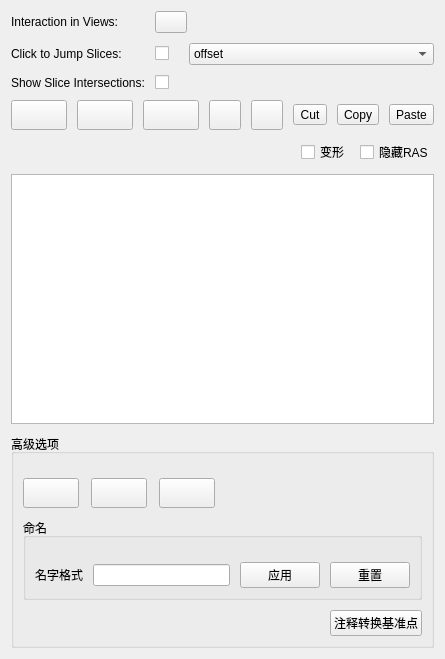
    <widget class="ctkCollapsibleButton" name="controlPointsCollapsibleButton" native="true">
     <property name="text" stdset="0">
      <string>控制点</string>
     </property>
     <property name="collapsed" stdset="0">
      <bool>true</bool>
     </property>
     <layout class="QFormLayout" name="formLayout">
      <property name="horizontalSpacing">
       <number>10</number>
      </property>
      <property name="verticalSpacing">
       <number>10</number>
      </property>
      <item row="0" column="0">
       <widget class="QLabel" name="label_3">
        <property name="text">
         <string>Interaction in Views:</string>
        </property>
       </widget>
      </item>
      <item row="0" column="1">
       <widget class="QPushButton" name="listLockedUnlockedPushButton">
        <property name="sizePolicy">
         <sizepolicy hsizetype="Preferred" vsizetype="Preferred">
          <horstretch>0</horstretch>
          <verstretch>0</verstretch>
         </sizepolicy>
        </property>
        <property name="minimumSize">
         <size>
          <width>30</width>
          <height>0</height>
         </size>
        </property>
        <property name="maximumSize">
         <size>
          <width>32</width>
          <height>32</height>
         </size>
        </property>
        <property name="toolTip">
         <string>Enable/disable all interactions in slice and 3D views.</string>
        </property>
        <property name="text">
         <string/>
        </property>
        <property name="icon">
         <iconset>
          <normaloff>:Icons/Medium/SlicerUnlock.png</normaloff>:Icons/Medium/SlicerUnlock.png</iconset>
        </property>
       </widget>
      </item>
      <item row="1" column="0">
       <widget class="QLabel" name="label">
        <property name="text">
         <string>Click to Jump Slices:</string>
        </property>
       </widget>
      </item>
      <item row="1" column="1">
       <layout class="QHBoxLayout" name="horizontalLayout_2">
        <item>
         <widget class="QCheckBox" name="jumpSlicesCheckBox">
          <property name="text">
           <string/>
          </property>
         </widget>
        </item>
        <item>
         <spacer name="horizontalSpacer_2">
          <property name="orientation">
           <enum>Qt::Horizontal</enum>
          </property>
          <property name="sizeType">
           <enum>QSizePolicy::Fixed</enum>
          </property>
          <property name="sizeHint" stdset="0">
           <size>
            <width>10</width>
            <height>20</height>
           </size>
          </property>
         </spacer>
        </item>
        <item>
         <widget class="QComboBox" name="jumpModeComboBox">
          <property name="sizePolicy">
           <sizepolicy hsizetype="Expanding" vsizetype="Fixed">
            <horstretch>0</horstretch>
            <verstretch>0</verstretch>
           </sizepolicy>
          </property>
          <property name="toolTip">
           <string>Offset: set slice plane position. Centered: set slice plane position and center the slice view on the control point.</string>
          </property>
          <item>
           <property name="text">
            <string>offset</string>
           </property>
          </item>
          <item>
           <property name="text">
            <string>centered</string>
           </property>
          </item>
         </widget>
        </item>
       </layout>
      </item>
      <item row="2" column="0">
       <widget class="QLabel" name="label_2">
        <property name="text">
         <string>Show Slice Intersections:</string>
        </property>
       </widget>
      </item>
      <item row="2" column="1">
       <widget class="ctkCheckBox" name="sliceIntersectionsVisibilityCheckBox">
        <property name="toolTip">
         <string>Show how the other slice planes intersect each slice plane.</string>
        </property>
        <property name="text">
         <string/>
        </property>
       </widget>
      </item>
      <item row="3" column="0" colspan="2">
       <layout class="QHBoxLayout" name="horizontalLayout_6">
        <property name="spacing">
         <number>10</number>
        </property>
        <item>
         <widget class="ctkMenuButton" name="visibilityAllMarkupsInListMenuButton">
          <property name="sizePolicy">
           <sizepolicy hsizetype="Preferred" vsizetype="Preferred">
            <horstretch>0</horstretch>
            <verstretch>0</verstretch>
           </sizepolicy>
          </property>
          <property name="minimumSize">
           <size>
            <width>56</width>
            <height>30</height>
           </size>
          </property>
          <property name="maximumSize">
           <size>
            <width>56</width>
            <height>30</height>
           </size>
          </property>
          <property name="toolTip">
           <string>Toggle visibility flag on all markups in list, use drop down menu to set all to visible or invisible.</string>
          </property>
         </widget>
        </item>
        <item>
         <widget class="ctkMenuButton" name="selectedAllMarkupsInListMenuButton">
          <property name="sizePolicy">
           <sizepolicy hsizetype="Preferred" vsizetype="Preferred">
            <horstretch>0</horstretch>
            <verstretch>0</verstretch>
           </sizepolicy>
          </property>
          <property name="minimumSize">
           <size>
            <width>56</width>
            <height>30</height>
           </size>
          </property>
          <property name="maximumSize">
           <size>
            <width>56</width>
            <height>30</height>
           </size>
          </property>
          <property name="toolTip">
           <string>Toggle selected flag on all markups in list, use drop down menu to set all to selected or deselected.</string>
          </property>
         </widget>
        </item>
        <item>
         <widget class="ctkMenuButton" name="lockAllMarkupsInListMenuButton">
          <property name="sizePolicy">
           <sizepolicy hsizetype="Preferred" vsizetype="Preferred">
            <horstretch>0</horstretch>
            <verstretch>0</verstretch>
           </sizepolicy>
          </property>
          <property name="minimumSize">
           <size>
            <width>56</width>
            <height>30</height>
           </size>
          </property>
          <property name="maximumSize">
           <size>
            <width>56</width>
            <height>30</height>
           </size>
          </property>
          <property name="toolTip">
           <string>Toggle lock flag on all markups in list, use drop down menu to set all to locked or unlocked.</string>
          </property>
         </widget>
        </item>
        <item>
         <widget class="QPushButton" name="deleteMarkupPushButton">
          <property name="enabled">
           <bool>true</bool>
          </property>
          <property name="sizePolicy">
           <sizepolicy hsizetype="Preferred" vsizetype="Preferred">
            <horstretch>0</horstretch>
            <verstretch>0</verstretch>
           </sizepolicy>
          </property>
          <property name="minimumSize">
           <size>
            <width>30</width>
            <height>0</height>
           </size>
          </property>
          <property name="maximumSize">
           <size>
            <width>32</width>
            <height>32</height>
           </size>
          </property>
          <property name="toolTip">
           <string>Delete the highlighted markup(s) from the active list</string>
          </property>
          <property name="text">
           <string/>
          </property>
          <property name="icon">
           <iconset resource="../qSlicerMarkupsModule.qrc">
            <normaloff>:/Icons/MarkupsDeleteSelectedRows.png</normaloff>:/Icons/MarkupsDeleteSelectedRows.png</iconset>
          </property>
         </widget>
        </item>
        <item>
         <widget class="QPushButton" name="deleteAllMarkupsInListPushButton">
          <property name="enabled">
           <bool>true</bool>
          </property>
          <property name="sizePolicy">
           <sizepolicy hsizetype="Preferred" vsizetype="Preferred">
            <horstretch>0</horstretch>
            <verstretch>0</verstretch>
           </sizepolicy>
          </property>
          <property name="minimumSize">
           <size>
            <width>30</width>
            <height>0</height>
           </size>
          </property>
          <property name="maximumSize">
           <size>
            <width>32</width>
            <height>32</height>
           </size>
          </property>
          <property name="toolTip">
           <string>Remove all markups from the active list</string>
          </property>
          <property name="icon">
           <iconset resource="../qSlicerMarkupsModule.qrc">
            <normaloff>:/Icons/MarkupsDeleteAllRows.png</normaloff>:/Icons/MarkupsDeleteAllRows.png</iconset>
          </property>
         </widget>
        </item>
        <item>
         <widget class="QToolButton" name="CutMarkupsToolButton">
          <property name="enabled">
           <bool>true</bool>
          </property>
          <property name="text">
           <string>Cut</string>
          </property>
         </widget>
        </item>
        <item>
         <widget class="QToolButton" name="CopyMarkupsToolButton">
          <property name="enabled">
           <bool>true</bool>
          </property>
          <property name="text">
           <string>Copy</string>
          </property>
         </widget>
        </item>
        <item>
         <widget class="QToolButton" name="PasteMarkupsToolButton">
          <property name="enabled">
           <bool>true</bool>
          </property>
          <property name="text">
           <string>Paste</string>
          </property>
         </widget>
        </item>
       </layout>
      </item>
      <item row="4" column="0" colspan="2">
       <layout class="QHBoxLayout" name="checkBoxesHorizontalLayout">
        <property name="spacing">
         <number>10</number>
        </property>
        <item>
         <spacer name="horizontalSpacer">
          <property name="orientation">
           <enum>Qt::Horizontal</enum>
          </property>
          <property name="sizeHint" stdset="0">
           <size>
            <width>40</width>
            <height>20</height>
           </size>
          </property>
         </spacer>
        </item>
        <item>
         <widget class="QCheckBox" name="transformedCoordinatesCheckBox">
          <property name="toolTip">
           <string>Check to show the transformed coordinates in the table.</string>
          </property>
          <property name="text">
           <string>变形</string>
          </property>
          <property name="checked">
           <bool>false</bool>
          </property>
         </widget>
        </item>
        <item>
         <widget class="QCheckBox" name="hideCoordinateColumnsCheckBox">
          <property name="toolTip">
           <string>Check to hide the coordinate columns in the table, uncheck to show them. Right click in rows to see coordinates.</string>
          </property>
          <property name="text">
           <string>隐藏RAS</string>
          </property>
          <property name="checked">
           <bool>false</bool>
          </property>
         </widget>
        </item>
       </layout>
      </item>
      <item row="5" column="0" colspan="2">
       <widget class="QTableWidget" name="activeMarkupTableWidget">
        <property name="sizePolicy">
         <sizepolicy hsizetype="Expanding" vsizetype="Expanding">
          <horstretch>0</horstretch>
          <verstretch>0</verstretch>
         </sizepolicy>
        </property>
        <property name="minimumSize">
         <size>
          <width>0</width>
          <height>250</height>
         </size>
        </property>
        <property name="toolTip">
         <string>The markups in the currently active markups node. Right click in a row for delete, jump, copy, move.</string>
        </property>
        <property name="accessibleName">
         <string>active markup table</string>
        </property>
        <property name="styleSheet">
         <string notr="true">QTableWidget::indicator{
    width: 16px;/*勾选框的大小*/
    height: 16px;
}

QTableWidget::indicator:checked 
{
	image: url(:/Icons/CheckBoxImage.png);
}

QTableWidget::indicator:unchecked 
{
	image: url(:/Icons/CheckBoxImage1.png);
}</string>
        </property>
        <property name="alternatingRowColors">
         <bool>true</bool>
        </property>
        <attribute name="horizontalHeaderVisible">
         <bool>true</bool>
        </attribute>
        <attribute name="verticalHeaderVisible">
         <bool>false</bool>
        </attribute>
       </widget>
      </item>
      <item row="6" column="0" colspan="2">
       <widget class="ctkCollapsibleGroupBox" name="advancedCollapsibleButton">
        <property name="toolTip">
         <string>Display, naming, volume interactions, moving up/down, adding, Annotations import</string>
        </property>
        <property name="title">
         <string>高级选项</string>
        </property>
        <property name="collapsed" stdset="0">
         <bool>false</bool>
        </property>
        <layout class="QVBoxLayout" name="verticalLayout">
         <property name="spacing">
          <number>10</number>
         </property>
         <property name="topMargin">
          <number>24</number>
         </property>
         <item>
          <layout class="QHBoxLayout" name="horizontalLayout_7">
           <property name="spacing">
            <number>12</number>
           </property>
           <item>
            <widget class="QPushButton" name="moveMarkupUpPushButton">
             <property name="sizePolicy">
              <sizepolicy hsizetype="Preferred" vsizetype="Preferred">
               <horstretch>0</horstretch>
               <verstretch>0</verstretch>
              </sizepolicy>
             </property>
             <property name="minimumSize">
              <size>
               <width>56</width>
               <height>30</height>
              </size>
             </property>
             <property name="maximumSize">
              <size>
               <width>56</width>
               <height>30</height>
              </size>
             </property>
             <property name="toolTip">
              <string>Move a highlighted markup up one spot in the list</string>
             </property>
             <property name="text">
              <string/>
             </property>
             <property name="icon">
              <iconset resource="../qSlicerMarkupsModule.qrc">
               <normaloff>:/Icons/MarkupsMoveUp.png</normaloff>:/Icons/MarkupsMoveUp.png</iconset>
             </property>
            </widget>
           </item>
           <item>
            <widget class="QPushButton" name="moveMarkupDownPushButton">
             <property name="sizePolicy">
              <sizepolicy hsizetype="Preferred" vsizetype="Preferred">
               <horstretch>0</horstretch>
               <verstretch>0</verstretch>
              </sizepolicy>
             </property>
             <property name="minimumSize">
              <size>
               <width>56</width>
               <height>30</height>
              </size>
             </property>
             <property name="maximumSize">
              <size>
               <width>56</width>
               <height>30</height>
              </size>
             </property>
             <property name="toolTip">
              <string>Move a highlighted markup down one spot in the list</string>
             </property>
             <property name="text">
              <string/>
             </property>
             <property name="icon">
              <iconset resource="../qSlicerMarkupsModule.qrc">
               <normaloff>:/Icons/MarkupsMoveDown.png</normaloff>:/Icons/MarkupsMoveDown.png</iconset>
             </property>
            </widget>
           </item>
           <item>
            <widget class="QPushButton" name="addMarkupPushButton">
             <property name="sizePolicy">
              <sizepolicy hsizetype="Preferred" vsizetype="Preferred">
               <horstretch>0</horstretch>
               <verstretch>0</verstretch>
              </sizepolicy>
             </property>
             <property name="minimumSize">
              <size>
               <width>56</width>
               <height>30</height>
              </size>
             </property>
             <property name="maximumSize">
              <size>
               <width>56</width>
               <height>30</height>
              </size>
             </property>
             <property name="toolTip">
              <string>Add a new markup to the active list, at origin</string>
             </property>
             <property name="icon">
              <iconset resource="../qSlicerMarkupsModule.qrc">
               <normaloff>:/Icons/MarkupsAddFiducial.png</normaloff>:/Icons/MarkupsAddFiducial.png</iconset>
             </property>
            </widget>
           </item>
           <item>
            <spacer name="horizontalSpacer_6">
             <property name="orientation">
              <enum>Qt::Horizontal</enum>
             </property>
             <property name="sizeHint" stdset="0">
              <size>
               <width>40</width>
               <height>20</height>
              </size>
             </property>
            </spacer>
           </item>
          </layout>
         </item>
         <item>
          <widget class="ctkCollapsibleGroupBox" name="namingCollapsibleGroupBox">
           <property name="title">
            <string>命名</string>
           </property>
           <layout class="QGridLayout" name="gridLayout">
            <property name="topMargin">
             <number>24</number>
            </property>
            <property name="spacing">
             <number>10</number>
            </property>
            <item row="2" column="0">
             <widget class="QLabel" name="nameFormatLabel">
              <property name="toolTip">
               <string>Include %N for list name, %d for number.</string>
              </property>
              <property name="text">
               <string>名字格式</string>
              </property>
             </widget>
            </item>
            <item row="2" column="1">
             <widget class="QLineEdit" name="nameFormatLineEdit">
              <property name="toolTip">
               <string>Format for creating names of new markups, using sprintf format style. %N is replaced by the list name, %d by an integer.</string>
              </property>
             </widget>
            </item>
            <item row="2" column="3">
             <widget class="QPushButton" name="resetNameFormatToDefaultPushButton">
              <property name="toolTip">
               <string>Reset the name format field to the default value.</string>
              </property>
              <property name="text">
               <string>重置</string>
              </property>
             </widget>
            </item>
            <item row="2" column="2">
             <widget class="QPushButton" name="renameAllWithCurrentNameFormatPushButton">
              <property name="toolTip">
               <string>Rename all markups in this list according to the current name format, trying to preserve numbers.</string>
              </property>
              <property name="text">
               <string>应用</string>
              </property>
             </widget>
            </item>
           </layout>
          </widget>
         </item>
         <item>
          <layout class="QHBoxLayout" name="horizontalLayout_8">
           <item>
            <spacer name="horizontalSpacer_7">
             <property name="orientation">
              <enum>Qt::Horizontal</enum>
             </property>
             <property name="sizeHint" stdset="0">
              <size>
               <width>40</width>
               <height>20</height>
              </size>
             </property>
            </spacer>
           </item>
           <item>
            <widget class="QPushButton" name="convertAnnotationFiducialsPushButton">
             <property name="toolTip">
              <string>Uses annotation fiducial hierarchies to make markup lists. Removes the annotations once they've been moved.</string>
             </property>
             <property name="text">
              <string>注释转换基准点</string>
             </property>
            </widget>
           </item>
          </layout>
         </item>
        </layout>
       </widget>
      </item>
     </layout>
    </widget>
